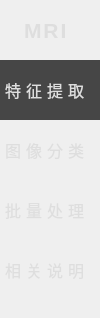
        <widget class="QFrame" name="infoFrame">
         <property name="sizePolicy">
          <sizepolicy hsizetype="Expanding" vsizetype="Preferred">
           <horstretch>0</horstretch>
           <verstretch>0</verstretch>
          </sizepolicy>
         </property>
         <property name="minimumSize">
          <size>
           <width>0</width>
           <height>0</height>
          </size>
         </property>
         <property name="maximumSize">
          <size>
           <width>100</width>
           <height>16777215</height>
          </size>
         </property>
         <property name="styleSheet">
          <string notr="true">QLabel{
	color:#dedede;
	font-size:12pt;
	font-weight:400;
}</string>
         </property>
         <layout class="QVBoxLayout" name="verticalLayout_9">
          <property name="spacing">
           <number>0</number>
          </property>
          <property name="leftMargin">
           <number>0</number>
          </property>
          <property name="topMargin">
           <number>0</number>
          </property>
          <property name="rightMargin">
           <number>0</number>
          </property>
          <property name="bottomMargin">
           <number>0</number>
          </property>
          <item>
           <widget class="QFrame" name="topFrame">
            <property name="minimumSize">
             <size>
              <width>0</width>
              <height>60</height>
             </size>
            </property>
            <property name="maximumSize">
             <size>
              <width>16777215</width>
              <height>60</height>
             </size>
            </property>
            <property name="styleSheet">
             <string notr="true">padding-right:3px;</string>
            </property>
            <layout class="QVBoxLayout" name="verticalLayout_10">
             <property name="spacing">
              <number>0</number>
             </property>
             <property name="leftMargin">
              <number>0</number>
             </property>
             <property name="topMargin">
              <number>0</number>
             </property>
             <property name="rightMargin">
              <number>0</number>
             </property>
             <property name="bottomMargin">
              <number>0</number>
             </property>
             <item alignment="Qt::AlignHCenter">
              <widget class="QLabel" name="topLabel_2">
               <property name="sizePolicy">
                <sizepolicy hsizetype="Preferred" vsizetype="Preferred">
                 <horstretch>0</horstretch>
                 <verstretch>0</verstretch>
                </sizepolicy>
               </property>
               <property name="font">
                <font>
                 <pointsize>16</pointsize>
                 <bold>true</bold>
                </font>
               </property>
               <property name="styleSheet">
                <string notr="true">font-size:16pt;font-weight:bold;letter-spacing:2px;</string>
               </property>
               <property name="text">
                <string>MRI</string>
               </property>
              </widget>
             </item>
            </layout>
           </widget>
          </item>
          <item alignment="Qt::AlignTop">
           <widget class="QFrame" name="upFrame">
            <property name="sizePolicy">
             <sizepolicy hsizetype="Expanding" vsizetype="Preferred">
              <horstretch>0</horstretch>
              <verstretch>0</verstretch>
             </sizepolicy>
            </property>
            <property name="styleSheet">
             <string notr="true">QLabel{
	letter-spacing:5px;
	padding-left:1px;
}</string>
            </property>
            <layout class="QVBoxLayout" name="verticalLayout_11">
             <property name="spacing">
              <number>0</number>
             </property>
             <property name="leftMargin">
              <number>0</number>
             </property>
             <property name="topMargin">
              <number>0</number>
             </property>
             <property name="rightMargin">
              <number>0</number>
             </property>
             <property name="bottomMargin">
              <number>0</number>
             </property>
             <item>
              <widget class="QLabel" name="extractLabel">
               <property name="sizePolicy">
                <sizepolicy hsizetype="Preferred" vsizetype="Fixed">
                 <horstretch>0</horstretch>
                 <verstretch>0</verstretch>
                </sizepolicy>
               </property>
               <property name="minimumSize">
                <size>
                 <width>0</width>
                 <height>60</height>
                </size>
               </property>
               <property name="maximumSize">
                <size>
                 <width>16777215</width>
                 <height>60</height>
                </size>
               </property>
               <property name="cursor">
                <cursorShape>PointingHandCursor</cursorShape>
               </property>
               <property name="styleSheet">
                <string notr="true">background-color:#464646</string>
               </property>
               <property name="text">
                <string>特征提取</string>
               </property>
              </widget>
             </item>
             <item>
              <widget class="QLabel" name="classificationLabel">
               <property name="sizePolicy">
                <sizepolicy hsizetype="Preferred" vsizetype="Fixed">
                 <horstretch>0</horstretch>
                 <verstretch>0</verstretch>
                </sizepolicy>
               </property>
               <property name="minimumSize">
                <size>
                 <width>0</width>
                 <height>60</height>
                </size>
               </property>
               <property name="maximumSize">
                <size>
                 <width>16777215</width>
                 <height>60</height>
                </size>
               </property>
               <property name="cursor">
                <cursorShape>PointingHandCursor</cursorShape>
               </property>
               <property name="text">
                <string>图像分类</string>
               </property>
              </widget>
             </item>
             <item>
              <widget class="QLabel" name="batchLabel">
               <property name="sizePolicy">
                <sizepolicy hsizetype="Preferred" vsizetype="Fixed">
                 <horstretch>0</horstretch>
                 <verstretch>0</verstretch>
                </sizepolicy>
               </property>
               <property name="minimumSize">
                <size>
                 <width>0</width>
                 <height>60</height>
                </size>
               </property>
               <property name="maximumSize">
                <size>
                 <width>16777215</width>
                 <height>60</height>
                </size>
               </property>
               <property name="cursor">
                <cursorShape>PointingHandCursor</cursorShape>
               </property>
               <property name="text">
                <string>批量处理</string>
               </property>
              </widget>
             </item>
             <item>
              <widget class="QLabel" name="hintLabel">
               <property name="sizePolicy">
                <sizepolicy hsizetype="Preferred" vsizetype="Fixed">
                 <horstretch>0</horstretch>
                 <verstretch>0</verstretch>
                </sizepolicy>
               </property>
               <property name="minimumSize">
                <size>
                 <width>0</width>
                 <height>60</height>
                </size>
               </property>
               <property name="maximumSize">
                <size>
                 <width>16777215</width>
                 <height>60</height>
                </size>
               </property>
               <property name="cursor">
                <cursorShape>PointingHandCursor</cursorShape>
               </property>
               <property name="text">
                <string>相关说明</string>
               </property>
              </widget>
             </item>
            </layout>
           </widget>
          </item>
          <item>
           <widget class="QFrame" name="downFrame">
            <layout class="QVBoxLayout" name="verticalLayout_10">
             <property name="spacing">
              <number>0</number>
             </property>
             <property name="leftMargin">
              <number>0</number>
             </property>
             <property name="topMargin">
              <number>0</number>
             </property>
             <property name="rightMargin">
              <number>0</number>
             </property>
             <property name="bottomMargin">
              <number>0</number>
             </property>
             <item>
              <widget class="QLabel" name="label_4">
               <property name="text">
                <string/>
               </property>
              </widget>
             </item>
            </layout>
           </widget>
          </item>
         </layout>
        </widget>
